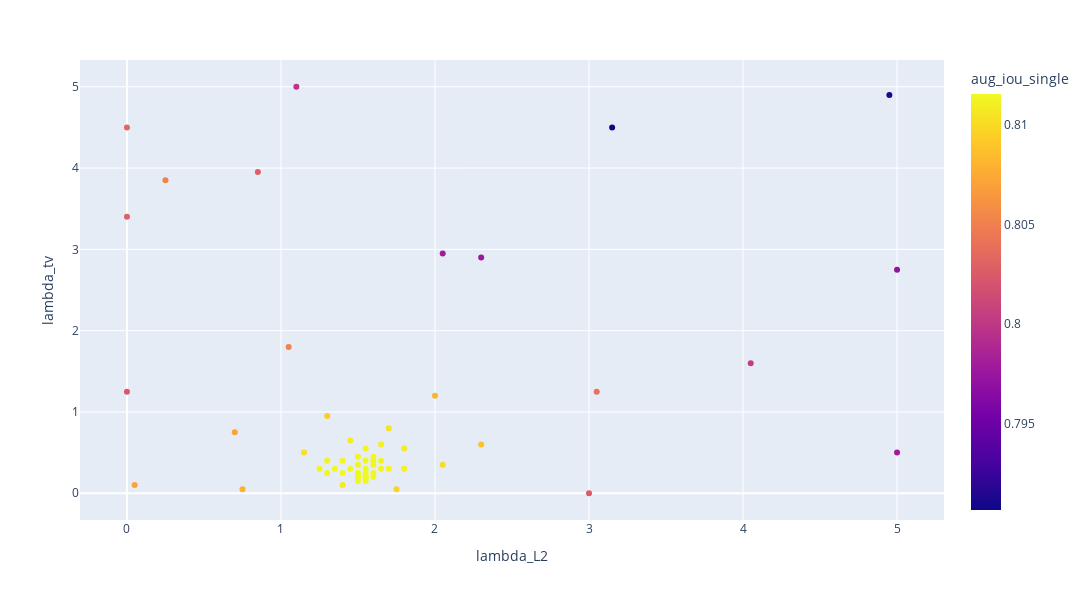

Source (notebook cell):
### Code cell
fig = px.scatter(df, x="lambda_L2", y="lambda_tv", color="aug_iou_single",
                 width=1200, height=600)
fig.show()

### Figure 1 — Plotly figure (JSON) as saved in the notebook; plotly's stock layout.template omitted (floating-point values rounded to 4 significant figures)
{"data": [{"hovertemplate": "lambda_L2=%{x}<br>lambda_tv=%{y}<br>aug_iou_single=%{marker.color}<extra></extra>", "legendgroup": "", "marker": {"color": [0.8116, 0.8116, 0.8116, 0.8116, 0.8115, 0.8115, 0.8115, 0.8115, 0.8115, 0.8115, 0.8115, 0.8115, 0.8115, 0.8115, 0.8115, 0.8115, 0.8115, 0.8115, 0.8115, 0.8114, 0.8114, 0.8114, 0.8114, 0.8114, 0.8114, 0.8114, 0.8114, 0.8114, 0.8114, 0.8114, 0.8114, 0.8113, 0.8113, 0.8113, 0.8112, 0.8111, 0.811, 0.8108, 0.8108, 0.8105, 0.8104, 0.8101, 0.8097, 0.8093, 0.8088, 0.8081, 0.8079, 0.8072, 0.8071, 0.8053, 0.8051, 0.8041, 0.8034, 0.8029, 0.8027, 0.8025, 0.8024, 0.8004, 0.7997, 0.798, 0.7979, 0.7976, 0.7971, 0.7912, 0.7907], "coloraxis": "coloraxis", "symbol": "circle"}, "mode": "markers", "name": "", "orientation": "v", "showlegend": false, "type": "scatter", "x": [1.55, 1.55, 1.55, 1.55, 1.5, 1.5, 1.5, 1.5, 1.5, 1.5, 1.5, 1.55, 1.55, 1.6, 1.55, 1.5, 1.4, 1.35, 1.55, 1.6, 1.6, 1.3, 1.45, 1.6, 1.6, 1.65, 1.4, 1.65, 1.7, 1.5, 1.5, 1.55, 1.25, 1.3, 1.8, 1.65, 1.45, 1.8, 1.4, 1.7, 1.15, 2.05, 1.75, 1.3, 2.3, 2, 0.75, 0.05, 0.7, 1.05, 0.25, 3.05, 0, 0, 0.85, 3, 0, 4.05, 1.1, 2.05, 5, 2.3, 5, 4.95, 3.15], "xaxis": "x", "y": [0.2, 0.2, 0.2, 0.2, 0.2, 0.2, 0.2, 0.2, 0.2, 0.25, 0.25, 0.25, 0.3, 0.2, 0.4, 0.15, 0.25, 0.3, 0.15, 0.25, 0.45, 0.25, 0.3, 0.35, 0.4, 0.3, 0.4, 0.4, 0.3, 0.35, 0.45, 0.55, 0.3, 0.4, 0.3, 0.6, 0.65, 0.55, 0.1, 0.8, 0.5, 0.35, 0.05, 0.95, 0.6, 1.2, 0.05, 0.1, 0.75, 1.8, 3.85, 1.25, 4.5, 3.4, 3.95, 0, 1.25, 1.6, 5, 2.95, 0.5, 2.9, 2.75, 4.9, 4.5], "yaxis": "y"}], "layout": {"coloraxis": {"colorbar": {"title": {"text": "aug_iou_single"}}, "colorscale": [[0, "#0d0887"], [0.1111, "#46039f"], [0.2222, "#7201a8"], [0.3333, "#9c179e"], [0.4444, "#bd3786"], [0.5556, "#d8576b"], [0.6667, "#ed7953"], [0.7778, "#fb9f3a"], [0.8889, "#fdca26"], [1, "#f0f921"]]}, "height": 600, "legend": {"tracegroupgap": 0}, "margin": {"t": 60}, "width": 1200, "xaxis": {"anchor": "y", "domain": [0, 1], "title": {"text": "lambda_L2"}}, "yaxis": {"anchor": "x", "domain": [0, 1], "title": {"text": "lambda_tv"}}}}
